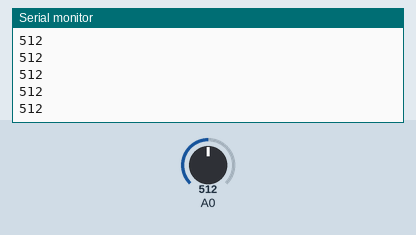
Simulated run of this sketch. Board: Arduino Uno, built with avr-gcc and run on an emulated ATmega328P. Parts: the last lines printed to the serial monitor. The inputs (shaded band) are chosen by the test bench; at power-on: A0 = 512.

Above: at 1.2 s.
1.3 s: A0 set to 716
At 2.0 s:
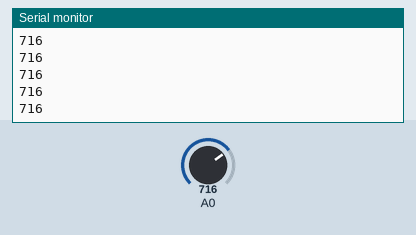
2.8 s: A0 set to 900
At 3.9 s:
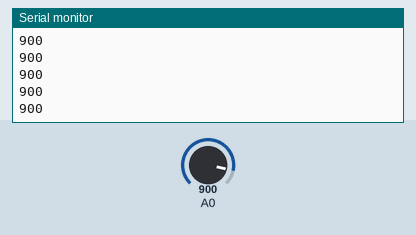
Timing chart, 0 to 5.8 s (numbered marks = the images above; inputs shaded):
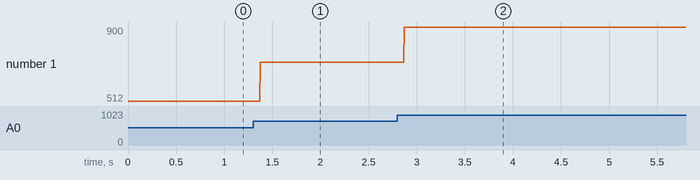

The sketch:

ECGArduino.ino
```cpp
unsigned long previousTime = 0; // Store the last sampling time
const int samplingInterval = 4; // 4 milliseconds for 250 Hz sampling rate

void setup() {
  Serial.begin(9600); // Indicate that the serial port is capable of transferring a maximum of 9600 bits/s
}

void loop() {
  unsigned long currentTime = millis(); // Get the current time in milliseconds

  if (currentTime - previousTime >= samplingInterval) {
    previousTime = currentTime; //

    int signal = analogRead(A0); // Read the signal from the A0 port of Arduino Uno connected to AD8232
    Serial.println(signal);      // Send the signal to the serial monitor
  }
}
```

Measured:
- after the input at 1.3 s, the serial monitor: prints a new line after 0.07 s (image 1)
- after the input at 2.8 s, the serial monitor: prints a new line after 0.07 s (image 2)
- plotted number 1: 512 → 716 after the input at 1.3 s, 716 → 900 after the input at 2.8 s
